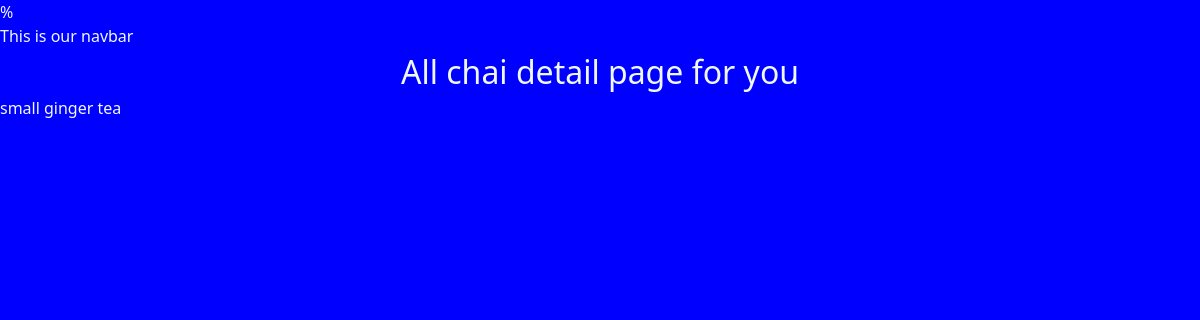
The app's page /chai/1/, older data.
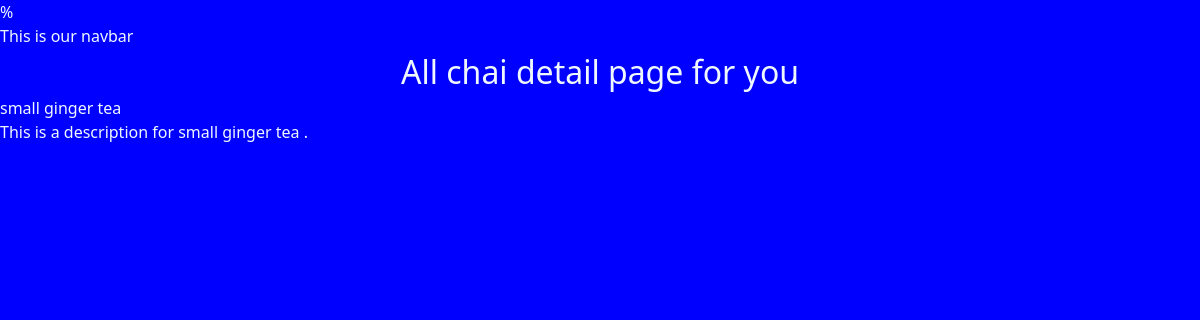
The same page, newer data.
### chai/models.py (models this page shows, shortened)
class Chaivariety(models.Model):
   CHAI_TYPE_CHOICE = [
      ('ML','MASALA'),
      ('GR','GINGER'),
      ('KL','KIWI'),
      ('PL','PLAIN'),
      ('EL','ELAICHI')
   ]
   name = models.CharField(max_length=100)
   image = models.ImageField(upload_to='chais/')
   date_added = models.DateTimeField(default=timezone.now)
   type = models.CharField(max_length=2,choices=CHAI_TYPE_CHOICE)
   description = models.TextField(default='')

### chai/views.py (the view)
# urls.py: path('<int:chai_id>/',views.chai_detail,name='chai_detail'),
def chai_detail(request,chai_id):
    chai = get_object_or_404(Chaivariety,pk=chai_id)
    return render(request,'chai/chai_detail.html',{'chai':chai})

### chai/templates/chai/chai_detail.html (shortened to what this page needs)
{% extends "layout.html" %}
{% block content %}
   <h1>All chai detail page for you</h1>
   <h3>{{chai.name}}</h3>
   <p>{{chai.description}}</p>
{% endblock content %}

Row changes from the older to the newer data that the page shows:
changed Chaivariety "small ginger tea": description (not shown) → "This is a description for small ginger tea ."
